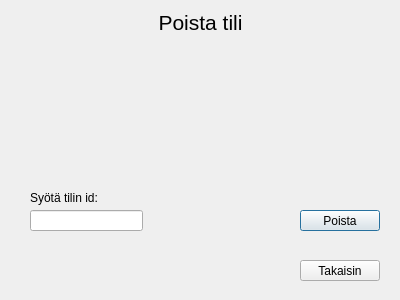
<?xml version="1.0" encoding="UTF-8"?>
<ui version="4.0">
 <class>Poista_Tili</class>
 <widget class="QDialog" name="Poista_Tili">
  <property name="geometry">
   <rect>
    <x>0</x>
    <y>0</y>
    <width>400</width>
    <height>300</height>
   </rect>
  </property>
  <property name="windowTitle">
   <string>Dialog</string>
  </property>
  <widget class="QLabel" name="labelInfo">
   <property name="geometry">
    <rect>
     <x>186</x>
     <y>170</y>
     <width>191</width>
     <height>31</height>
    </rect>
   </property>
   <property name="text">
    <string/>
   </property>
   <property name="alignment">
    <set>Qt::AlignRight|Qt::AlignTop|Qt::AlignTrailing</set>
   </property>
   <property name="wordWrap">
    <bool>true</bool>
   </property>
  </widget>
  <widget class="QLabel" name="label">
   <property name="geometry">
    <rect>
     <x>10</x>
     <y>10</y>
     <width>381</width>
     <height>41</height>
    </rect>
   </property>
   <property name="font">
    <font>
     <pointsize>16</pointsize>
    </font>
   </property>
   <property name="text">
    <string>Poista tili</string>
   </property>
   <property name="alignment">
    <set>Qt::AlignHCenter|Qt::AlignTop</set>
   </property>
  </widget>
  <widget class="QPushButton" name="btnPoista">
   <property name="geometry">
    <rect>
     <x>300</x>
     <y>210</y>
     <width>80</width>
     <height>21</height>
    </rect>
   </property>
   <property name="text">
    <string>Poista</string>
   </property>
  </widget>
  <widget class="QLineEdit" name="leTilinId">
   <property name="geometry">
    <rect>
     <x>30</x>
     <y>210</y>
     <width>113</width>
     <height>21</height>
    </rect>
   </property>
  </widget>
  <widget class="QLabel" name="label_2">
   <property name="geometry">
    <rect>
     <x>30</x>
     <y>190</y>
     <width>121</width>
     <height>16</height>
    </rect>
   </property>
   <property name="text">
    <string>Syötä tilin id:</string>
   </property>
  </widget>
  <widget class="QPushButton" name="btnTakaisin">
   <property name="geometry">
    <rect>
     <x>300</x>
     <y>260</y>
     <width>80</width>
     <height>21</height>
    </rect>
   </property>
   <property name="text">
    <string>Takaisin</string>
   </property>
  </widget>
 </widget>
 <resources/>
 <connections/>
</ui>
